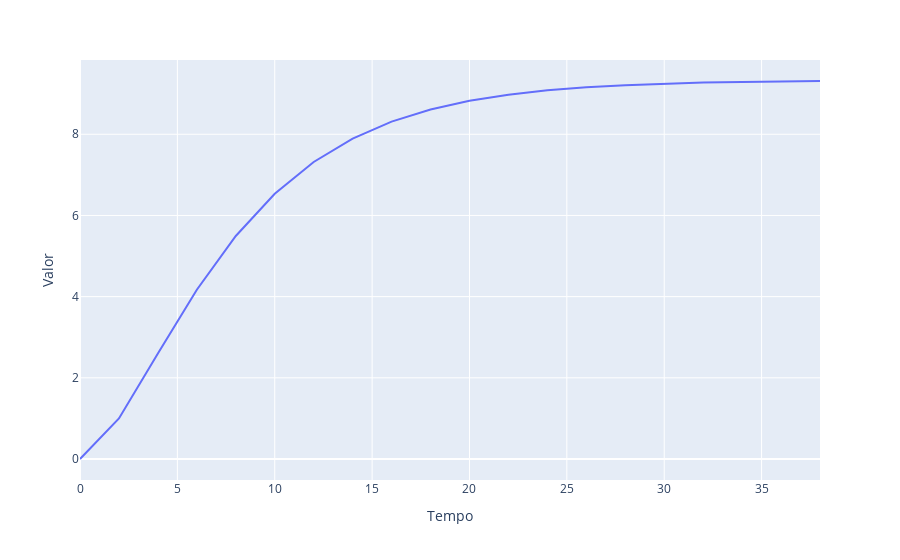

Notebook code for this chart:
### Code cell
fig

### Figure 1 — Plotly figure (JSON) as saved in the notebook; plotly's stock layout.template omitted (floating-point values rounded to 4 significant figures)
{"data": [{"hovertemplate": "Tempo=%{x}<br>Valor=%{y}<extra></extra>", "legendgroup": "", "line": {"color": "#636efa", "dash": "solid"}, "marker": {"symbol": "circle"}, "mode": "lines", "name": "", "orientation": "v", "showlegend": false, "type": "scatter", "x": [0, 2, 4, 6, 8, 10, 12, 14, 16, 18, 20, 22, 24, 26, 28, 30, 32, 34, 36, 38], "xaxis": "x", "y": [0, 1, 2.6, 4.17, 5.494, 6.533, 7.317, 7.894, 8.312, 8.611, 8.824, 8.975, 9.082, 9.157, 9.21, 9.247, 9.273, 9.291, 9.304, 9.312], "yaxis": "y"}], "layout": {"legend": {"tracegroupgap": 0}, "margin": {"t": 60}, "xaxis": {"anchor": "y", "domain": [0, 1], "title": {"text": "Tempo"}}, "yaxis": {"anchor": "x", "domain": [0, 1], "title": {"text": "Valor"}}}}
